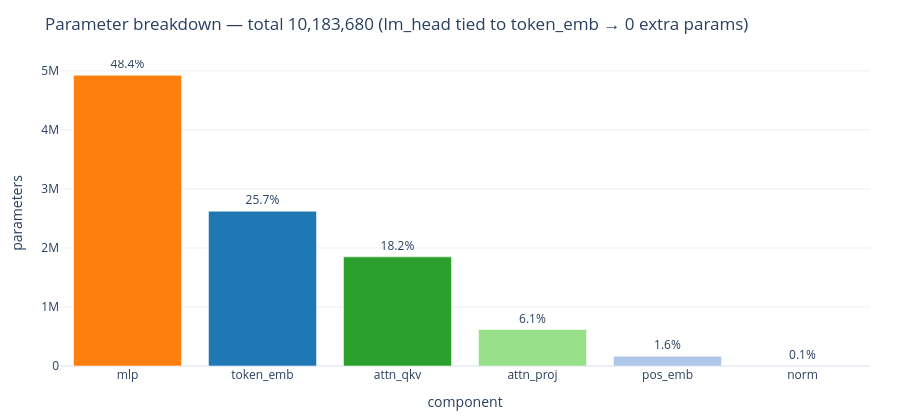

Here is the notebook cell this chart was saved with:
### Code cell
from jp_llm_lab.models.config import ModelConfig
from jp_llm_lab.models.transformer import ClassicalGPT
from jp_llm_lab.models.flops import flops_per_token, training_flops
from jp_llm_lab.visualization.params_viz import param_breakdown_figure

cfg = ModelConfig(vocab_size=8192, d_model=320, n_heads=8, n_layers=6, context_len=512)
model = ClassicalGPT(cfg)
bd = model.param_breakdown()
param_breakdown_figure(bd).show()

### Figure 1 — Plotly figure (JSON) as saved in the notebook; plotly's stock layout.template omitted (floating-point values rounded to 4 significant figures)
{"data": [{"marker": {"color": ["#ff7f0e", "#1f77b4", "#2ca02c", "#98df8a", "#aec7e8", "#c5b0d5"]}, "text": ["48.4%", "25.7%", "18.2%", "6.1%", "1.6%", "0.1%"], "textposition": "outside", "type": "bar", "x": ["mlp", "token_emb", "attn_qkv", "attn_proj", "pos_emb", "norm"], "y": [4924800, 2621440, 1848960, 616320, 163840, 8320]}], "layout": {"font": {"size": 12}, "height": 420, "legend": {"orientation": "h", "x": 1, "xanchor": "right", "y": 1.02, "yanchor": "bottom"}, "margin": {"b": 50, "l": 60, "r": 30, "t": 60}, "title": {"text": "Parameter breakdown — total 10,183,680 (lm_head tied to token_emb → 0 extra params)"}, "xaxis": {"title": {"text": "component"}}, "yaxis": {"title": {"text": "parameters"}}}}
